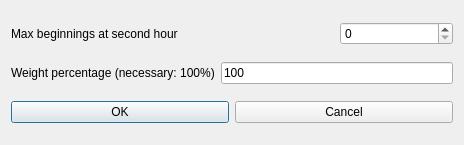
<?xml version="1.0" encoding="UTF-8"?>
<ui version="4.0">
 <class>ModifyConstraintTeachersAfternoonsEarlyMaxBeginningsAtSecondHourForm_template</class>
 <widget class="QDialog" name="ModifyConstraintTeachersAfternoonsEarlyMaxBeginningsAtSecondHourForm_template">
  <property name="geometry">
   <rect>
    <x>0</x>
    <y>0</y>
    <width>464</width>
    <height>145</height>
   </rect>
  </property>
  <property name="windowTitle">
   <string extracomment="This is the title of the dialog to modify a constraint of this type">Modify teachers afternoon early max beginnings at second hour</string>
  </property>
  <layout class="QGridLayout" name="gridLayout">
   <item row="2" column="0" colspan="3">
    <layout class="QHBoxLayout">
     <item>
      <widget class="QPushButton" name="okPushButton">
       <property name="text">
        <string>OK</string>
       </property>
      </widget>
     </item>
     <item>
      <widget class="QPushButton" name="cancelPushButton">
       <property name="text">
        <string>Cancel</string>
       </property>
      </widget>
     </item>
    </layout>
   </item>
   <item row="0" column="0" colspan="2">
    <widget class="QLabel" name="maxBeginningsTextLabel">
     <property name="frameShape">
      <enum>QFrame::NoFrame</enum>
     </property>
     <property name="frameShadow">
      <enum>QFrame::Plain</enum>
     </property>
     <property name="text">
      <string>Max beginnings at second hour</string>
     </property>
     <property name="wordWrap">
      <bool>false</bool>
     </property>
    </widget>
   </item>
   <item row="1" column="0">
    <widget class="QLabel" name="weightTextLabel">
     <property name="frameShape">
      <enum>QFrame::NoFrame</enum>
     </property>
     <property name="frameShadow">
      <enum>QFrame::Plain</enum>
     </property>
     <property name="text">
      <string>Weight percentage (necessary: 100%)</string>
     </property>
     <property name="wordWrap">
      <bool>false</bool>
     </property>
    </widget>
   </item>
   <item row="1" column="1" colspan="2">
    <widget class="QLineEdit" name="weightLineEdit">
     <property name="text">
      <string notr="true">100</string>
     </property>
    </widget>
   </item>
   <item row="0" column="2">
    <widget class="QSpinBox" name="maxBeginningsSpinBox"/>
   </item>
  </layout>
 </widget>
 <layoutdefault spacing="6" margin="11"/>
 <resources/>
 <connections/>
</ui>
